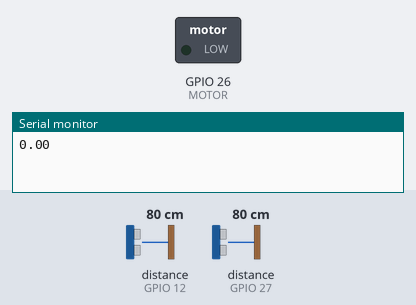
Recording of a sketch running on a simulated ESP32. Shown: switched loads named in the sketch (green lamp = pin HIGH), the last lines printed to the serial monitor. Wiring (inferred from the names in the program): 2 × ultrasonic range finder: trigger GPIO 13, echo GPIO 12 / trigger GPIO 14, echo GPIO 27. Inputs (shaded band) come from the test bench; at power-on: distance to the obstacle (sensors on GPIO 27, GPIO 12) 80 cm. The echo pulse lasts 58.3 µs per cm; nothing arrives over Bluetooth unless stated; a phone connects over Bluetooth LE 3 s after start; pins used as bus, display or sensor lines are not drawn.

Above: at 1.2 s.
1.3 s: distance to the obstacle (sensor on GPIO 27) set to 27 cm
3.2 s: distance to the obstacle (sensor on GPIO 27) set to 22 cm
At 5.2 s:
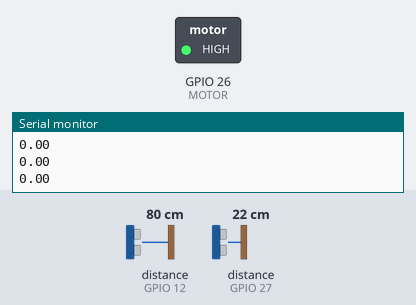
5.5 s: distance to the obstacle (sensor on GPIO 27) set to 4 cm
7.2 s: distance to the obstacle (sensor on GPIO 27) set to 2 cm
At 9.1 s:
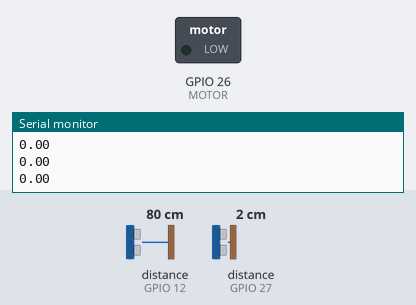
9.5 s: distance to the obstacle (sensor on GPIO 27) set to 9 cm
At 10.9 s:
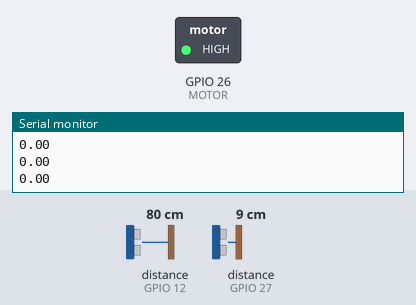
Timing chart, 0 to 12.5 s (numbered marks = the images above; inputs shaded):
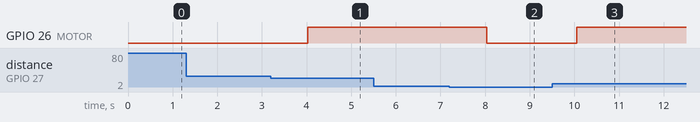

The sketch:

ESP32_TESIS.ino
```cpp
#include <BLEDevice.h>
#include <BLEServer.h>
#include <BLEUtils.h>
#include <BLE2902.h>
#include <Wire.h>

//BLE server
#define bleDeviceName "ESP32"
#define SERVICE_UUID "91bad492-b950-4226-aa2b-4ede9fa42f59"
#define MOTOR_SERVICE_UUID "c345c464-6ea2-11ed-a1eb-0242ac120002"

// Alturas de tanque
#define ALT_MAX_DEPOSIT 5
#define ALT_MIN_DEPOSIT 25

#define MOTOR 26

// Timer variables
unsigned long lastTime = 0;
unsigned long timerDelay = 1000;  // 1 seg

bool deviceConnected = false;

static char distance1Char[5];
static char distance2Char[5];
static char phChar[5];
static char turbChar[5];
static char motorChar[1];

// Variables de los sensores
int distDeposit = 0;
int pinEco1 = 12;
int pinGatillo1 = 13;
int distCisterna = 0;
int pinEco2 = 27;
int pinGatillo2 = 14;

double turb_Value = 0;
double ph_Value = 0;
int motor = 0;

long readUltrasonicDistance(int triggerPin, int echoPin) {
  pinMode(echoPin, INPUT);
  pinMode(triggerPin, OUTPUT);
  digitalWrite(triggerPin, LOW);
  delayMicroseconds(2);
  digitalWrite(triggerPin, HIGH);
  delayMicroseconds(10);
  digitalWrite(triggerPin, LOW);
  return pulseIn(echoPin, HIGH);
}

// Distance 1 Characteristic
BLECharacteristic sr04Distance1Characteristics("ca73b3ba-39f6-4ab3-91ae-186dc9577d99", BLECharacteristic::PROPERTY_NOTIFY);
BLEDescriptor sr04Distance1Descriptor(BLEUUID((uint16_t)0x2902));

// Distance 2 Characteristic
BLECharacteristic sr04Distance2Characteristics("3c49eb0c-abca-40b5-8ebe-368bd46a7e5e", BLECharacteristic::PROPERTY_NOTIFY);
BLEDescriptor sr04Distance2Descriptor(BLEUUID((uint16_t)0x2902));

// pH Characteristic
BLECharacteristic sensorPHCharacteristics("96f89428-696a-11ed-a1eb-0242ac120002", BLECharacteristic::PROPERTY_NOTIFY);
BLEDescriptor sensorPHDescriptor(BLEUUID((uint16_t)0x2902));

// pH Characteristic
BLECharacteristic sensorTurbCharacteristics("cadf63e3-63ea-4626-9667-e2594d0bf4ae", BLECharacteristic::PROPERTY_NOTIFY);
BLEDescriptor sensorTurbDescriptor(BLEUUID((uint16_t)0x2902));

// Motor Characteristic
BLECharacteristic motorCharacteristics("d5da51ac-6e99-11ed-a1eb-0242ac120002", BLECharacteristic::PROPERTY_NOTIFY);
BLEDescriptor motorDescriptor(BLEUUID((uint16_t)0x2902));

//Setup callbacks onConnect and onDisconnect
class MyServerCallbacks : public BLEServerCallbacks {
  void onConnect(BLEServer *pServer) {
    deviceConnected = true;
  };
  void onDisconnect(BLEServer *pServer) {
    deviceConnected = false;
  }
};

void setup() {
  // Start serial communication
  // Serial.begin(115200);
  Serial.begin(115200, SERIAL_8N1, 3, 1);

  // Salidad del Motor
  pinMode(MOTOR, OUTPUT);
  digitalWrite(MOTOR, LOW);

  // Create the BLE Device
  BLEDevice::init(bleDeviceName);

  // Create the BLE Server
  BLEServer *pServer = BLEDevice::createServer();
  pServer->setCallbacks(new MyServerCallbacks());

  // Create the BLE Service
  BLEService *sensorService = pServer->createService(SERVICE_UUID);
  BLEService *motorService = pServer->createService(MOTOR_SERVICE_UUID);

  // distDeposit Deposito
  sensorService->addCharacteristic(&sr04Distance1Characteristics);
  sr04Distance1Characteristics.addDescriptor(&sr04Distance1Descriptor);

  // distDeposit Cisterna
  sensorService->addCharacteristic(&sr04Distance2Characteristics);
  sr04Distance2Characteristics.addDescriptor(&sr04Distance2Descriptor);

  // pH
  sensorService->addCharacteristic(&sensorPHCharacteristics);
  sensorPHCharacteristics.addDescriptor(&sensorPHDescriptor);

  // Turbidez
  sensorService->addCharacteristic(&sensorTurbCharacteristics);
  sensorTurbCharacteristics.addDescriptor(&sensorTurbDescriptor);

  // Motor
  motorService->addCharacteristic(&motorCharacteristics);
  motorCharacteristics.addDescriptor(&motorDescriptor);

  // Start the service
  sensorService->start();
  motorService->start();

  // Start advertising
  BLEAdvertising *pAdvertising = BLEDevice::getAdvertising();
  pAdvertising->addServiceUUID(SERVICE_UUID);
  pServer->getAdvertising()->start();
}

void loop() {
  turb_Value = Serial.parseFloat();
  Serial.println(turb_Value);
  ph_Value = Serial.parseFloat();
  Serial.println(ph_Value);
  if ((millis() - lastTime) > timerDelay) {
    // Leer distancias
    distDeposit = 0.01723 * readUltrasonicDistance(pinGatillo1, pinEco1);
    distCisterna = 0.01723 * readUltrasonicDistance(pinGatillo2, pinEco2);
    bool validDeposito = (distDeposit >= 3) && (distDeposit < 500);
    bool validCisterna = (distCisterna >= 3) && (distCisterna < 500);
    bool validTurb = (turb_Value >= 0) && (turb_Value <= 5);
    bool validPH = (ph_Value >= 0) && (ph_Value <= 14);
    if ((distCisterna < ALT_MIN_DEPOSIT) && validCisterna) {   // Si la cisterna tiene agua...
      if ((distDeposit < ALT_MAX_DEPOSIT) && validDeposito) {  // Si el agua está en el limite superior...
        digitalWrite(MOTOR, LOW);                              // Apagar motor
        motor = 0;
      }
      if ((distDeposit > ALT_MIN_DEPOSIT) && validDeposito) {  // Si el agua está en el limite inferior...
        digitalWrite(MOTOR, HIGH);                             // Enceder motor
        motor = 1;
      } else {
        digitalWrite(MOTOR, LOW);  // Apagar motor
        motor = 0;
      }
    } else {
      digitalWrite(MOTOR, LOW);  // Apagar motor
      motor = 0;
    }
    if (deviceConnected) {
      if (validDeposito) {  // Notificar distancia 1
        dtostrf(distDeposit, 6, 2, distance1Char);
        sr04Distance1Characteristics.setValue(distance1Char);
        sr04Distance1Characteristics.notify();
      }
      if (validTurb) {  // Notificar distancia 2
        dtostrf(distCisterna, 6, 2, distance2Char);
        sr04Distance2Characteristics.setValue(distance2Char);
        sr04Distance2Characteristics.notify();
      }
      if (validTurb) {  // Notificar valor de Turbidez
        dtostrf(turb_Value, 3, 2, turbChar);
        sensorTurbCharacteristics.setValue(turbChar);
        sensorTurbCharacteristics.notify();
      }
      if (validPH) {  // Notificar valor de pH
        dtostrf(ph_Value, 3, 2, phChar);
        sensorPHCharacteristics.setValue(phChar);
        sensorPHCharacteristics.notify();
      }
      // Notificar el valor de motor
      dtostrf(motor, 1, 0, motorChar);
      motorCharacteristics.setValue(motorChar);
      motorCharacteristics.notify();
    }

    lastTime = millis();
  }
}
```

Measured:
- the behaviour switches between 25 and 24 cm on distance to the obstacle (sensor on GPIO 27) (found by bisection; images 0 and 1)
- the behaviour switches between 3 and 2 cm on distance to the obstacle (sensor on GPIO 27) (found by bisection; images 1 and 2)
- after the input at 3.2 s, GPIO 26 (MOTOR): LOW → HIGH after 0.82 s
- after the input at 7.2 s, GPIO 26 (MOTOR): HIGH → LOW after 0.84 s
- after the input at 9.5 s, GPIO 26 (MOTOR): LOW → HIGH after 0.55 s
